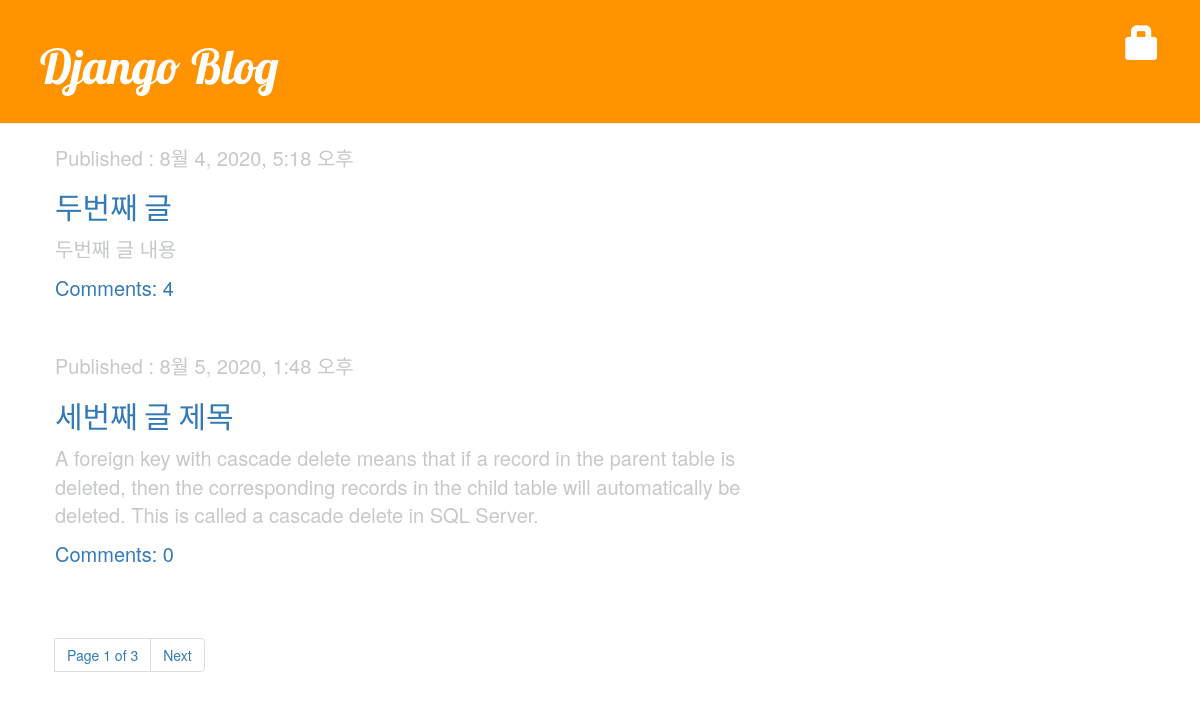
The page / on the database its author committed.
### blog/models.py (models this page shows, shortened)
class Post(models.Model):
    author = models.ForeignKey('auth.User',on_delete=models.CASCADE)
    title = models.CharField(max_length=200, validators=[min_length_3_validator])
    text = models.TextField()
    created_date = models.DateTimeField(default=timezone.now)
    published_date = models.DateTimeField(blank=True, null=True)

### blog/views.py (the view)
# urls.py: path('', views.post_list, name='post_list'),
def post_list(request):
    post_list = Post.objects.filter(published_date__lte=timezone.now()).\
        order_by('published_date')
    paginator = Paginator(post_list, 2)
    page = request.GET.get('page')
    try:
        posts = paginator.page(page)
    except PageNotAnInteger:
        posts = paginator.page(1)
    except EmptyPage:
        posts = paginator.page(paginator.num_pages)
    return render(request, 'blog/post_list.html', {'posts': posts})

### blog/templates/blog/post_list.html
{% extends 'blog/base.html' %}
{% block content %}
    {% for post in posts %}
        <div class="post">
            <div class="date">
                <p>Published : {{ post.published_date }}</p>
                <h2><a href="{% url 'post_detail' pk=post.pk %}">{{ post.title|title }}</a></h2>
                <p>{{ post.text|linebreaksbr }}</p>
                <a href="{% url 'post_detail' pk=post.pk %}">Comments: {{ post.comments.count }}</a>
            </div>
        </div>
    {% empty %}
        <div>요청하신 Post 가 존재하지 않습니다</div>
    {% endfor %}
    {% include 'blog/pagination.html' with page=posts %}
{% endblock %}

### blog/templates/blog/base.html (shortened to what this page needs)
<!DOCTYPE html>
{% load static %}
<html lang="ko">
<head>
    <link rel="stylesheet" href="https://stackpath.bootstrapcdn.com/bootstrap/3.4.1/css/bootstrap.min.css">
    <link rel="stylesheet" href="https://stackpath.bootstrapcdn.com/bootstrap/3.4.1/css/bootstrap-theme.min.css">
    <link rel="stylesheet" href="{% static 'css/blog.css' %}">
</head>
<body>
    <div class = "page-header">
        {% if user.is_authenticated %}
            <a href="{% url 'post_new' %}" class="top-menu">
                <span class="glyphicon glyphicon-plus"></span>
            </a>
            <p class="top-menu">Hello, {{user.username}}
                <small>(<a href="{% url 'logout' %}?next={{request.path}}">logout</a>)</small></p>
        {% else %}
            <a href="{% url 'login' %}" class="top-menu">
                <span class="glyphicon glyphicon-lock"></span>
            </a>
        {% endif %}
        <h1><a href="/">Django Blog</a></h1>
    </div>
    <div class="content container">
        <div class="row">
            <div class="col-md-8">
               {% block content %}
                {% endblock %}
            </div>
        </div>
    </div>
</body>
</html>

### blog/templates/blog/pagination.html (shortened to what this page needs)
<nav aria-label="Page navigation example" >
    <ul class="pagination">
        <li class="page-item">
            <a class="page-link">Page {{page.number}} of {{page.paginator.num_pages}}</a>
        </li>
        <li class="page-item">
            {% if page.has_next %}
                <a class="page-link" href="?page={{page.next_page_number}}">Next</a>
            {% endif %}
        </li>
    </ul>
</nav>

### blog/static/css/blog.css (style rules this page uses)
.page-header { background-color: #ff9400; margin-top: 0; padding: 20px 20px 20px 40px; }
.page-header h1, .page-header h1 a, .page-header h1 a:visited, .page-header h1 a:active { color: #ffffff; font-size: 36pt; text-decoration: none; }
h1, h2, h3, h4 { font-family: 'Lobster', cursive; }
.content { margin-left: 40px; }
.post { margin-bottom: 50px; }
.date { color: #c5c9c9; font-size: 15pt; }
.top-menu, .top-menu:hover, top-menu:visited { color: white; font-size: 26pt; margin-right: 20px; float: right; }

### rows shown on the page
Post: published_date "8월 4, 2020, 5:18 오후", title "두번째 글", text "두번째 글 내용", comments.count "4"
Post: published_date "8월 5, 2020, 1:48 오후", title "세번째 글 제목", text "A foreign key with cascade delete means that if a record in the parent table is deleted, then the corresponding records in the child table will automatically be deleted. This is called a cascade delete in SQL Server.", comments.count "0"

### other values the page prints
{{ page.number }} "1"
{{ page.paginator.num_pages }} "3"
